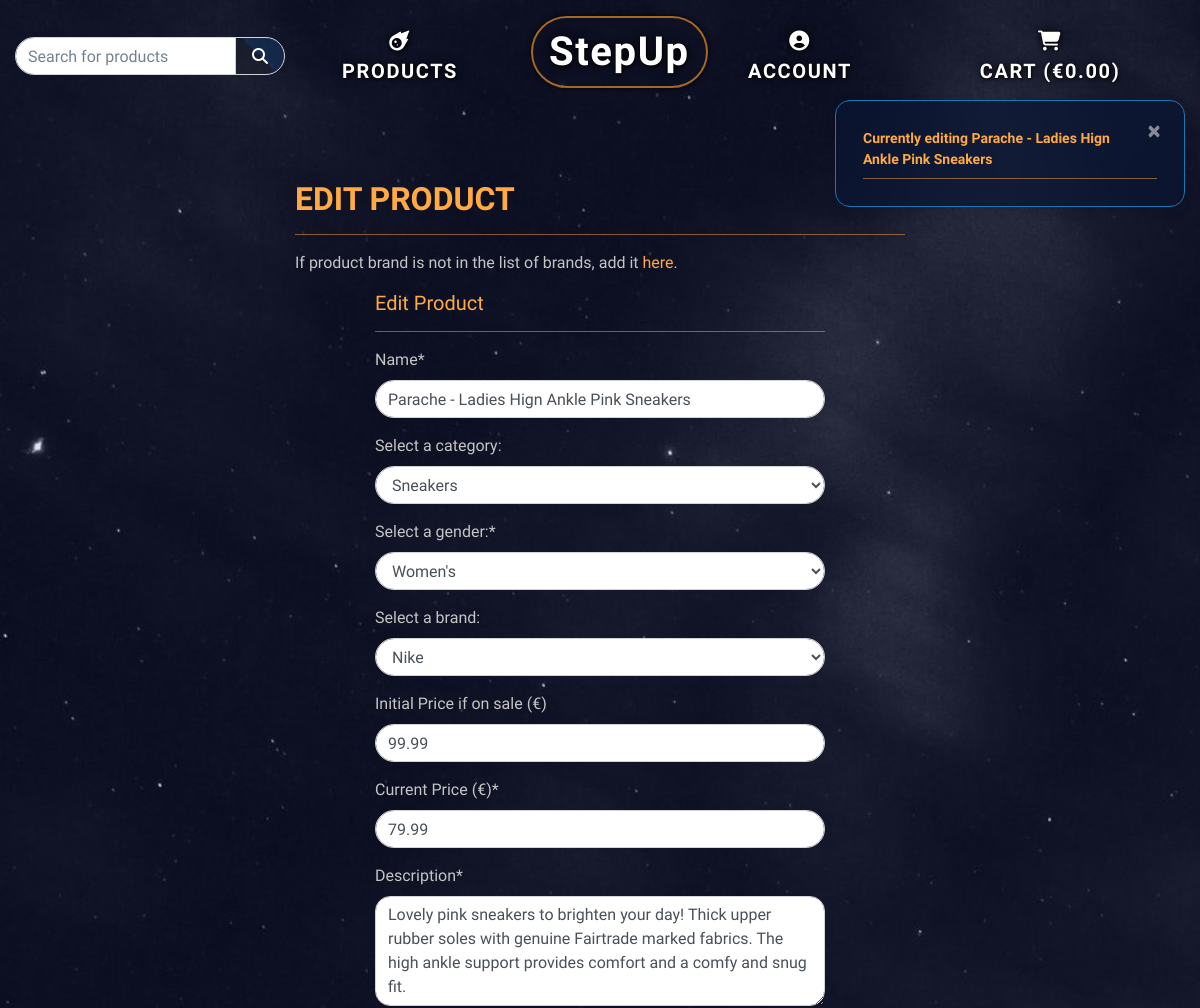
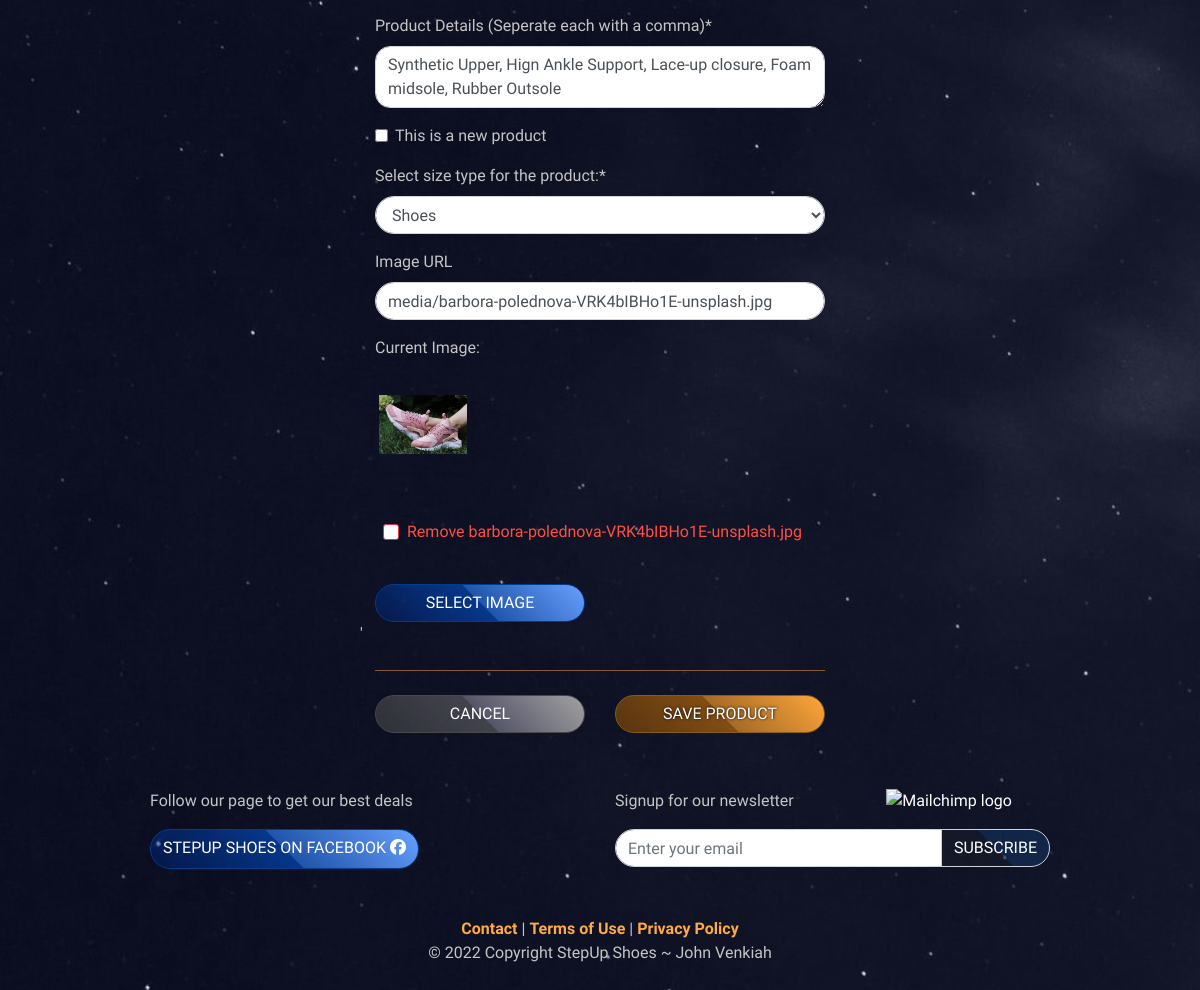
The app's page /products/edit/2/ (signed in) with its own data (2 pictures, top to bottom).
### products/models.py (models this page shows, shortened)
class Product(models.Model):
    class Meta:
        ordering = ['id']
    art_nr = models.CharField(
        verbose_name=_('Art. Nr'),
        max_length=254,
    )
    name = models.CharField(
        verbose_name=_('Name'),
        max_length=254,
        unique=True
    )
    category = models.ForeignKey(
        'Category',
        null=True,
        blank=True,
        on_delete=models.SET_NULL
    )
    gender = models.CharField(
        verbose_name=_('Gender'),
        choices=GENDER_CHOICES,
        max_length=24,
        default='u'
    )
    brand = models.ForeignKey(
        'Brand',
        null=True,
        blank=True,
        on_delete=models.SET_NULL
    )
    initial_price = models.DecimalField(
        verbose_name=_('Initial Price'),
        max_digits=6,
        decimal_places=2,
        validators=[
            MinValueValidator(0)
        ],
        null=True,
        blank=True
    )
    price = models.DecimalField(
        verbose_name=_('Price'),
        max_digits=6,
        decimal_places=2,
        validators=[
            MinValueValidator(0)
        ]
    )
    description = models.TextField(
        verbose_name=_('Description'),
    )
    details = models.CharField(
        verbose_name=_('Product Details'),
        max_length=254,
        null=True,
        blank=True
    )
    is_new = models.BooleanField(
        verbose_name=('Is New'),
        default=False
    )
    size_type = models.CharField(
        verbose_name=_('Size Type'),
        choices=SIZE_CHOICES,
        max_length=24,
        default='N/A'
    )
    rating = models.DecimalField(
        verbose_name=_('Rating'),
        max_digits=6,
        decimal_places=2,
        null=True,
        blank=True
    )
    discount = models.DecimalField(
        verbose_name=_('Discount'),
        max_digits=6,
        decimal_places=2,
        null=True,
        blank=True
    )
    image_url = models.URLField(
        verbose_name=_('Image URL'),
        max_length=1024,
        null=True,
        blank=True
    )
    image = models.ImageField(
        verbose_name=_('Image'),
        null=True,
        blank=True
    )

### products/views.py (the view)
# urls.py: path('edit/<int:product_id>/', views.edit_product, name='edit_product'),
@login_required
def edit_product(request, product_id):
    if not request.user.is_superuser:
        messages.error(request, 'Sorry, access to that page is denied.')
        return redirect(reverse('home'))
    product = get_object_or_404(Product, pk=product_id)
    if request.method == 'POST':
        product_form = ProductForm(
            request.POST, request.FILES, instance=product
        )
        if product_form.is_valid():
            product = product_form.save()
            if product.initial_price and product.initial_price > 0:
                product.discount = product.initial_price - product.price
            else:
                product.initial_price = None
            product_form.validate_initial_price()
            product.save()
            messages.success(request, f'Successfully updated {product.name}')
            return redirect(reverse('product_detail', args=[product.id]))
        else:
            messages.error(request, 'Updating Product failed. \
                    please check if the form is valid and try again.')
    else:
        product_form = ProductForm(instance=product)
        messages.info(request, f'Currently editing {product.name}')
    template = 'products/edit_product.html'
    context = {
        'product_form': product_form,
        'product': product,
    }
    return render(request, template, context)

### cart/contexts.py (called while the page is built, shortened)
def cart_contents(request):
    cart_items = []
    total = 0
    product_count = 0
    cart = request.session.get('cart', {})
    if total < settings.FREE_DELIVERY_THRESHOLD:
        delivery = total * Decimal(settings.STANDARD_DELIVERY_PERCENTAGE / 100)
        free_delivery_delta = settings.FREE_DELIVERY_THRESHOLD - total
    else:
        delivery = 0
        free_delivery_delta = 0
    grand_total = delivery + total
    context = {
        'cart_items': cart_items,
        'total': total,
        'product_count': product_count,
        'delivery': delivery,
        'free_delivery_delta': free_delivery_delta,
        'free_delivery_threshold': settings.FREE_DELIVERY_THRESHOLD,
        'grand_total': grand_total,
    }
    return context

### home/contexts.py (called while the page is built)
def contact_form(request):
    return {'contact_form': ContactForm}

def mobile(request):
    mobile_agent_re = re.compile(
        r".*(iphone|mobile|androidtouch)", re.IGNORECASE
    )
    try:
        if mobile_agent_re.match(request.META['HTTP_USER_AGENT']):
            is_mobile = True
        else:
            is_mobile = False
    except Exception:
        is_mobile = False
    return {'is_mobile': is_mobile}

### products/contexts.py (called while the page is built)
def get_brands(request):
    all_brands = Brand.objects.all()
    return {
        'all_brands': all_brands,
    }

### products/models.py (called while the page is built)
    def get_friendly_name(self):
        return self.friendly_name

    def get_friendly_name(self):
        return self.friendly_name

### products/templates/products/edit_product.html (shortened to what this page needs)
{% extends 'base.html' %}
{% load static %}
{% block page_header %}
    <div class="container header-container">
    </div>
{% endblock %}
{% block content %}
    <div class="container mw-lg">
        <div class="row">
            <div class="mt-3 col-12 col-md-8 col-md-6 mx-auto">
                <h2 class="logo-font">Edit product</h2>
                <hr>
                <p>If product brand is not in the list of brands, add it <a href="{% url 'add_product_brand' %}" class="text-orange">here</a>.</p>
            </div>
        </div>
        <div class="row">
            <div class="col col-md-8 col-lg-6 mx-auto">
                <h5 class="text-orange">Edit Product</h5>
                <hr>
                <form method="POST" action="{% url 'edit_product' product.id %}" class="form mb-2" enctype="multipart/form-data">
                    {% for field in product_form %}
                        {% if field.name != 'image' %}
                            {{ field | as_crispy_field }}
                        {% else %}
                        {{ field }}
                        {% endif %}
                    {% endfor %}
                    <div class="row">
                        <div class="col-12 text-center">
                            <hr class="my-4">
                        </div>
                        <div class="col-6">
                            <a class="d-block btn btn-grey" href="{% url 'products' %}">Cancel</a>
                        </div>
                        <div class="col-6">
                            <button class="w-100 btn btn-orange" type="submit">Save Product</button>
                        </div>
                    </div>
                </form>
            </div>
        </div>
    </div>
{% endblock %}

### products/templates/products/custom_widget_templates/product_clearable_file_input.html (shortened to what this page needs)
{% if widget.is_initial %}
    <p>{{ widget.initial_text }}:</p>
    <a href="{{ widget.value.url }}">
        <img width="96" height="96" class="thmbnl shadow-sm mb-3 p-1" alt="current image: {{ widget.value.name }}" src="{{ widget.value.url }}">
    </a>
    {% if not widget.required %}
        <div class="custom-control custom-checkbox mt-2">
            <label class="custom-control-label text-danger" for="product-{{ widget.checkbox_id }}">{{ widget.clear_checkbox_label }} {{ widget.value }}</label>
        </div>
    {% endif %}<br>
{% endif %}
<div class="row">
    <div class="col-12 col-md-6">
        <span class="btn btn-blue text-white btn-file btn-block">
            Select Image<input type="{{ widget.type }}" aria-label="Select Image" name="{{ widget.name }}"{% include "django/forms/widgets/attrs.html" %}>
        </span>
    </div>
'</div>

### static/css/base.css (style rules this page uses)
html { height: 100%; scroll-behavior: smooth; }
body { background: url('/media/stars.jpg') no-repeat center center fixed; background-blend-mode: luminosity; background-color: #1d2033; background-size: cover; height: calc(100vh - 164px); color: #c5c5c5; font-family: 'Anaheim', sans-serif; }
h2, .nav-link, .nav-link:not(i) { font-family: 'Abel', sans-serif !important; text-transform: uppercase; }
h2.logo-font { color: #ffaa42 !important; }
hr { border-top: 1px solid rgba(255, 166, 71, 0.5); }
.text-danger { color: #ff4f42 !important; }
p { color: #c5c5c5; }
.logo-font { text-transform: uppercase; font-weight: bold; }
.btn { border: 1px solid transparent; transition: all .2s ease-in-out; }
.btn, button, a.btn { text-transform: uppercase; }
.btn:not(.product-edit-link) { color: white !important; }
.btn-orange { background: linear-gradient(45deg, #9351008c, #e17c008c 50%, #dd8b27b9 50%, #ffa73a); border: 1px solid #865d11 !important; text-shadow: 0.4px 0.4px 3px black; }
.btn-grey { background: linear-gradient(45deg, #4b4b4b8c, #6d6d6d8c 50%, #706f84b9 50%, #a2a2a2); border: 1px solid #484848; }
.btn-blue { background: linear-gradient( 45deg, #001f698c, #0058e18c 50%, #276eddb9 50%, #68a1ff); border: 1px solid #003d8b; }
.btn-file { position: relative; overflow: hidden; }
.custom-checkbox .custom-control-label.text-danger { margin: 2rem 0 2.5rem 2rem !important; }
.custom-checkbox .custom-control-label::before { border-radius: 3px !important; border-color: #dc3545; display: inline; }
.custom-control { display: inline; margin: 0 0 0 50px; }
.thmbnl { object-fit: contain; }
input, input[type=email] input.form-control, .btn:not(.increment-qty, .decrement-qty, .product-edit-link), .custom-select, select.form-control { border-radius: 50px !important; -moz-border-radius: 50px !important; -webkit-border-radius: 50px !important; }
textarea.form-control { border-radius: 15px; }
.text-orange { color: #ffaa42 !important; }
.mw-lg { max-width: 1100px; margin: 0 auto; }
@media (min-width: 1200px) { .container { max-width: 80%; } }
@media (min-width: 992px) { .header-container { padding-top: 164px; } }

### records on screen
Product: name "Parache - Ladies Hign Ankle Pink Sneakers" "Sneakers" "Women's" "Nike" "99.99" "79.99" "Lovely pink sneakers to brighten your day! Thick upper rubber soles with genuine Fairtrade marked fabrics. The high ankle support provides comfort and a comfy and snug fit." "Synthetic Upper, Hign Ankle Support, Lace-up closure, Foam midsole, Rubber Outsole" "Shoes" "media/barbora-polednova-VRK4bIBHo1E-unsplash.jpg", value "barbora-polednova-VRK4bIBHo1E-unsplash.jpg"

### other values on screen
{{ message }} "Currently editing Parache - Ladies Hign Ankle Pink Sneakers"
{{ widget.initial_text }} "Current Image"
{{ widget.clear_checkbox_label }} "Remove"
